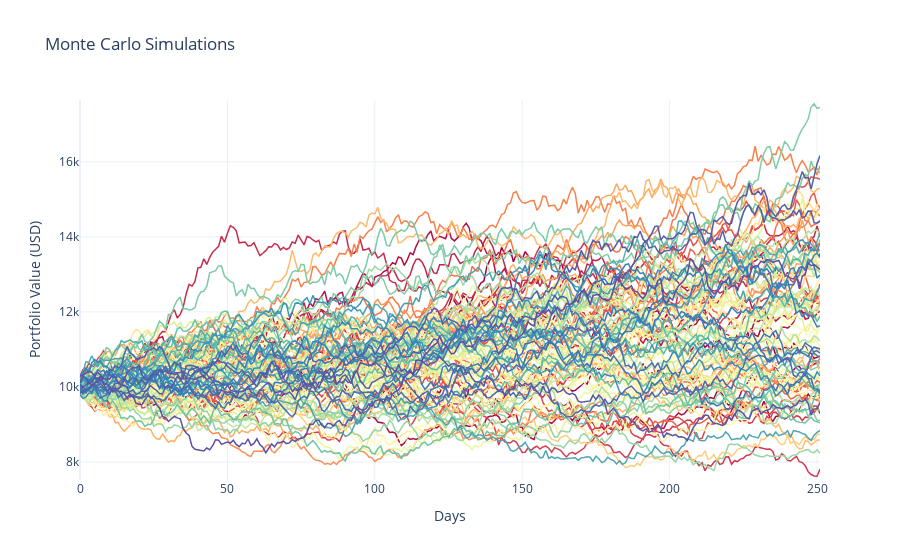
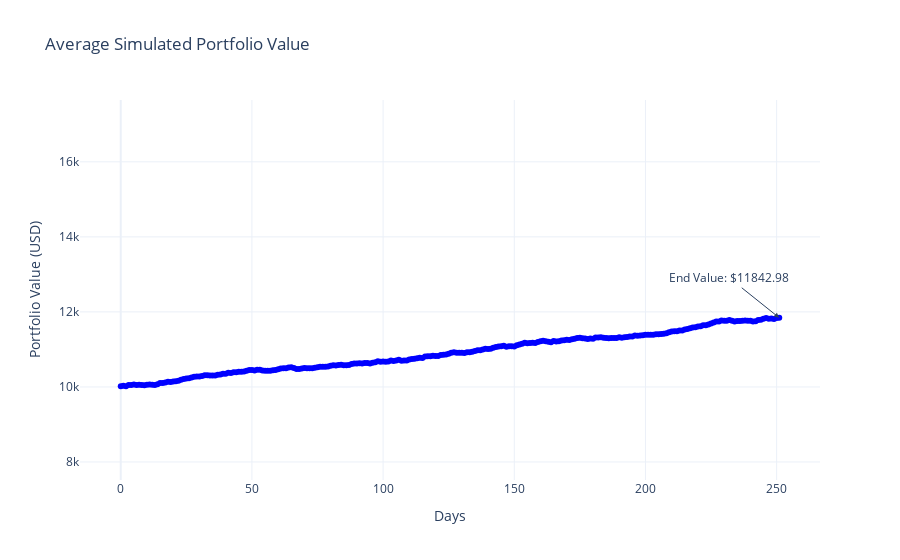
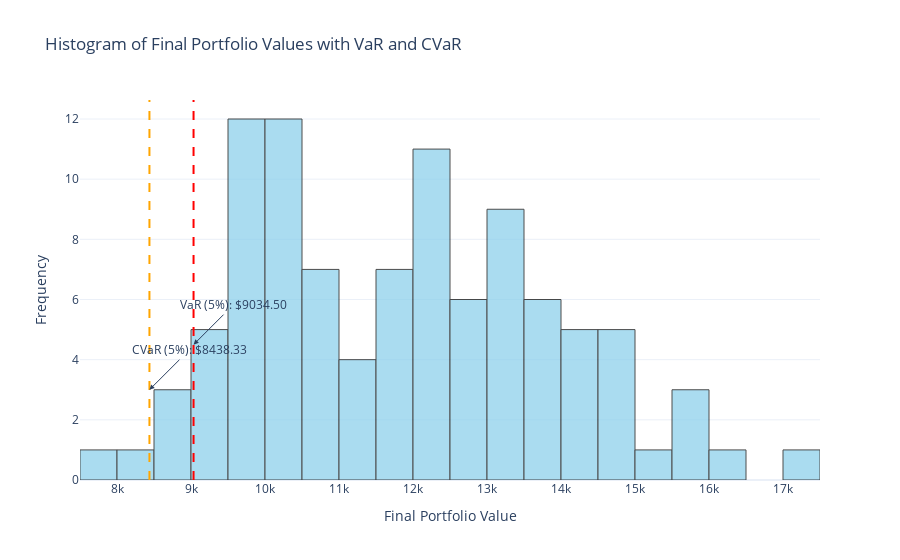

The notebook cell these images were saved under, in order:
### Code cell
from datetime import datetime, timedelta

# Initialize the StockData class
stock_symbols = ['AAPL', 'MSFT', 'GOOG']  # Replace with any valid stock symbols
start_date = datetime.now() - timedelta(days=365)  # Data from the last year
stock_data = StockData(stock_list=stock_symbols, start_date=start_date)

# Print the data to verify it works
print("Mean Returns:", stock_data.mean_returns)
print("Covariance Matrix:", stock_data.cov_matrix)
print("Correlation Matrix:", stock_data.corr_matrix)

# Initialize the MonteCarlo class
monte_carlo = MonteCarlo(stock_data=stock_data, num_simulations=100, timeframe=252)

# Call methods from the MonteCarlo class
monte_carlo.plot_simulation_lines()  # Plot simulation results
monte_carlo.plot_simulation_avg()   # Plot average portfolio value
monte_carlo.corr_heatmap()          # Display correlation heatmap

monte_carlo.plot_histogram_with_risk_metrics()
monte_carlo.display_risk_metrics_table_with_insights()

### Figure 1 — Plotly figure (JSON) as saved in the notebook; plotly's stock layout.template omitted (floating-point values rounded to 4 significant figures; data arrays with more than 128 entries replaced by an {"elided": "..."} marker saying what was removed)
{"data": [{"hoverinfo": "skip", "line": {"color": "rgb(158, 1, 66)", "width": 1.5}, "mode": "lines", "showlegend": false, "type": "scatter", "x": {"elided": "252 int values"}, "y": {"elided": "252 float values"}}, {"hoverinfo": "skip", "line": {"color": "rgb(164, 7, 67)", "width": 1.5}, "mode": "lines", "showlegend": false, "type": "scatter", "x": {"elided": "252 int values"}, "y": {"elided": "252 float values"}}, {"hoverinfo": "skip", "line": {"color": "rgb(169, 13, 69)", "width": 1.5}, "mode": "lines", "showlegend": false, "type": "scatter", "x": {"elided": "252 int values"}, "y": {"elided": "252 float values"}}, {"hoverinfo": "skip", "line": {"color": "rgb(175, 19, 70)", "width": 1.5}, "mode": "lines", "showlegend": false, "type": "scatter", "x": {"elided": "252 int values"}, "y": {"elided": "252 float values"}}, {"hoverinfo": "skip", "line": {"color": "rgb(180, 26, 71)", "width": 1.5}, "mode": "lines", "showlegend": false, "type": "scatter", "x": {"elided": "252 int values"}, "y": {"elided": "252 float values"}}, {"hoverinfo": "skip", "line": {"color": "rgb(186, 32, 73)", "width": 1.5}, "mode": "lines", "showlegend": false, "type": "scatter", "x": {"elided": "252 int values"}, "y": {"elided": "252 float values"}}, {"hoverinfo": "skip", "line": {"color": "rgb(191, 38, 74)", "width": 1.5}, "mode": "lines", "showlegend": false, "type": "scatter", "x": {"elided": "252 int values"}, "y": {"elided": "252 float values"}}, {"hoverinfo": "skip", "line": {"color": "rgb(197, 44, 75)", "width": 1.5}, "mode": "lines", "showlegend": false, "type": "scatter", "x": {"elided": "252 int values"}, "y": {"elided": "252 float values"}}, {"hoverinfo": "skip", "line": {"color": "rgb(202, 50, 77)", "width": 1.5}, "mode": "lines", "showlegend": false, "type": "scatter", "x": {"elided": "252 int values"}, "y": {"elided": "252 float values"}}, {"hoverinfo": "skip", "line": {"color": "rgb(208, 56, 78)", "width": 1.5}, "mode": "lines", "showlegend": false, "type": "scatter", "x": {"elided": "252 int values"}, "y": {"elided": "252 float values"}}, {"hoverinfo": "skip", "line": {"color": "rgb(213, 62, 79)", "width": 1.5}, "mode": "lines", "showlegend": false, "type": "scatter", "x": {"elided": "252 int values"}, "y": {"elided": "252 float values"}}, {"hoverinfo": "skip", "line": {"color": "rgb(216, 67, 78)", "width": 1.5}, "mode": "lines", "showlegend": false, "type": "scatter", "x": {"elided": "252 int values"}, "y": {"elided": "252 float values"}}, {"hoverinfo": "skip", "line": {"color": "rgb(220, 72, 76)", "width": 1.5}, "mode": "lines", "showlegend": false, "type": "scatter", "x": {"elided": "252 int values"}, "y": {"elided": "252 float values"}}, {"hoverinfo": "skip", "line": {"color": "rgb(223, 77, 75)", "width": 1.5}, "mode": "lines", "showlegend": false, "type": "scatter", "x": {"elided": "252 int values"}, "y": {"elided": "252 float values"}}, {"hoverinfo": "skip", "line": {"color": "rgb(226, 81, 74)", "width": 1.5}, "mode": "lines", "showlegend": false, "type": "scatter", "x": {"elided": "252 int values"}, "y": {"elided": "252 float values"}}, {"hoverinfo": "skip", "line": {"color": "rgb(229, 86, 73)", "width": 1.5}, "mode": "lines", "showlegend": false, "type": "scatter", "x": {"elided": "252 int values"}, "y": {"elided": "252 float values"}}, {"hoverinfo": "skip", "line": {"color": "rgb(232, 91, 72)", "width": 1.5}, "mode": "lines", "showlegend": false, "type": "scatter", "x": {"elided": "252 int values"}, "y": {"elided": "252 float values"}}, {"hoverinfo": "skip", "line": {"color": "rgb(235, 96, 70)", "width": 1.5}, "mode": "lines", "showlegend": false, "type": "scatter", "x": {"elided": "252 int values"}, "y": {"elided": "252 float values"}}, {"hoverinfo": "skip", "line": {"color": "rgb(238, 100, 69)", "width": 1.5}, "mode": "lines", "showlegend": false, "type": "scatter", "x": {"elided": "252 int values"}, "y": {"elided": "252 float values"}}, {"hoverinfo": "skip", "line": {"color": "rgb(241, 105, 68)", "width": 1.5}, "mode": "lines", "showlegend": false, "type": "scatter", "x": {"elided": "252 int values"}, "y": {"elided": "252 float values"}}, {"hoverinfo": "skip", "line": {"color": "rgb(244, 110, 68)", "width": 1.5}, "mode": "lines", "showlegend": false, "type": "scatter", "x": {"elided": "252 int values"}, "y": {"elided": "252 float values"}}, {"hoverinfo": "skip", "line": {"color": "rgb(245, 117, 71)", "width": 1.5}, "mode": "lines", "showlegend": false, "type": "scatter", "x": {"elided": "252 int values"}, "y": {"elided": "252 float values"}}, {"hoverinfo": "skip", "line": {"color": "rgb(246, 123, 74)", "width": 1.5}, "mode": "lines", "showlegend": false, "type": "scatter", "x": {"elided": "252 int values"}, "y": {"elided": "252 float values"}}, {"hoverinfo": "skip", "line": {"color": "rgb(247, 130, 77)", "width": 1.5}, "mode": "lines", "showlegend": false, "type": "scatter", "x": {"elided": "252 int values"}, "y": {"elided": "252 float values"}}, {"hoverinfo": "skip", "line": {"color": "rgb(248, 137, 80)", "width": 1.5}, "mode": "lines", "showlegend": false, "type": "scatter", "x": {"elided": "252 int values"}, "y": {"elided": "252 float values"}}, {"hoverinfo": "skip", "line": {"color": "rgb(249, 143, 83)", "width": 1.5}, "mode": "lines", "showlegend": false, "type": "scatter", "x": {"elided": "252 int values"}, "y": {"elided": "252 float values"}}, {"hoverinfo": "skip", "line": {"color": "rgb(250, 150, 86)", "width": 1.5}, "mode": "lines", "showlegend": false, "type": "scatter", "x": {"elided": "252 int values"}, "y": {"elided": "252 float values"}}, {"hoverinfo": "skip", "line": {"color": "rgb(251, 156, 89)", "width": 1.5}, "mode": "lines", "showlegend": false, "type": "scatter", "x": {"elided": "252 int values"}, "y": {"elided": "252 float values"}}, {"hoverinfo": "skip", "line": {"color": "rgb(251, 163, 92)", "width": 1.5}, "mode": "lines", "showlegend": false, "type": "scatter", "x": {"elided": "252 int values"}, "y": {"elided": "252 float values"}}, {"hoverinfo": "skip", "line": {"color": "rgb(252, 169, 95)", "width": 1.5}, "mode": "lines", "showlegend": false, "type": "scatter", "x": {"elided": "252 int values"}, "y": {"elided": "252 float values"}}, {"hoverinfo": "skip", "line": {"color": "rgb(253, 176, 98)", "width": 1.5}, "mode": "lines", "showlegend": false, "type": "scatter", "x": {"elided": "252 int values"}, "y": {"elided": "252 float values"}}, {"hoverinfo": "skip", "line": {"color": "rgb(253, 181, 103)", "width": 1.5}, "mode": "lines", "showlegend": false, "type": "scatter", "x": {"elided": "252 int values"}, "y": {"elided": "252 float values"}}, {"hoverinfo": "skip", "line": {"color": "rgb(253, 186, 107)", "width": 1.5}, "mode": "lines", "showlegend": false, "type": "scatter", "x": {"elided": "252 int values"}, "y": {"elided": "252 float values"}}, {"hoverinfo": "skip", "line": {"color": "rgb(253, 191, 111)", "width": 1.5}, "mode": "lines", "showlegend": false, "type": "scatter", "x": {"elided": "252 int values"}, "y": {"elided": "252 float values"}}, {"hoverinfo": "skip", "line": {"color": "rgb(253, 196, 115)", "width": 1.5}, "mode": "lines", "showlegend": false, "type": "scatter", "x": {"elided": "252 int values"}, "y": {"elided": "252 float values"}}, {"hoverinfo": "skip", "line": {"color": "rgb(254, 201, 119)", "width": 1.5}, "mode": "lines", "showlegend": false, "type": "scatter", "x": {"elided": "252 int values"}, "y": {"elided": "252 float values"}}, {"hoverinfo": "skip", "line": {"color": "rgb(254, 206, 124)", "width": 1.5}, "mode": "lines", "showlegend": false, "type": "scatter", "x": {"elided": "252 int values"}, "y": {"elided": "252 float values"}}, {"hoverinfo": "skip", "line": {"color": "rgb(254, 211, 128)", "width": 1.5}, "mode": "lines", "showlegend": false, "type": "scatter", "x": {"elided": "252 int values"}, "y": {"elided": "252 float values"}}, {"hoverinfo": "skip", "line": {"color": "rgb(254, 216, 132)", "width": 1.5}, "mode": "lines", "showlegend": false, "type": "scatter", "x": {"elided": "252 int values"}, "y": {"elided": "252 float values"}}, {"hoverinfo": "skip", "line": {"color": "rgb(254, 221, 136)", "width": 1.5}, "mode": "lines", "showlegend": false, "type": "scatter", "x": {"elided": "252 int values"}, "y": {"elided": "252 float values"}}, {"hoverinfo": "skip", "line": {"color": "rgb(254, 225, 141)", "width": 1.5}, "mode": "lines", "showlegend": false, "type": "scatter", "x": {"elided": "252 int values"}, "y": {"elided": "252 float values"}}, {"hoverinfo": "skip", "line": {"color": "rgb(254, 228, 146)", "width": 1.5}, "mode": "lines", "showlegend": false, "type": "scatter", "x": {"elided": "252 int values"}, "y": {"elided": "252 float values"}}, {"hoverinfo": "skip", "line": {"color": "rgb(254, 232, 152)", "width": 1.5}, "mode": "lines", "showlegend": false, "type": "scatter", "x": {"elided": "252 int values"}, "y": {"elided": "252 float values"}}, {"hoverinfo": "skip", "line": {"color": "rgb(254, 235, 157)", "width": 1.5}, "mode": "lines", "showlegend": false, "type": "scatter", "x": {"elided": "252 int values"}, "y": {"elided": "252 float values"}}, {"hoverinfo": "skip", "line": {"color": "rgb(254, 238, 162)", "width": 1.5}, "mode": "lines", "showlegend": false, "type": "scatter", "x": {"elided": "252 int values"}, "y": {"elided": "252 float values"}}, {"hoverinfo": "skip", "line": {"color": "rgb(255, 241, 167)", "width": 1.5}, "mode": "lines", "showlegend": false, "type": "scatter", "x": {"elided": "252 int values"}, "y": {"elided": "252 float values"}}, {"hoverinfo": "skip", "line": {"color": "rgb(255, 244, 173)", "width": 1.5}, "mode": "lines", "showlegend": false, "type": "scatter", "x": {"elided": "252 int values"}, "y": {"elided": "252 float values"}}, {"hoverinfo": "skip", "line": {"color": "rgb(255, 247, 178)", "width": 1.5}, "mode": "lines", "showlegend": false, "type": "scatter", "x": {"elided": "252 int values"}, "y": {"elided": "252 float values"}}, {"hoverinfo": "skip", "line": {"color": "rgb(255, 250, 183)", "width": 1.5}, "mode": "lines", "showlegend": false, "type": "scatter", "x": {"elided": "252 int values"}, "y": {"elided": "252 float values"}}, {"hoverinfo": "skip", "line": {"color": "rgb(255, 253, 188)", "width": 1.5}, "mode": "lines", "showlegend": false, "type": "scatter", "x": {"elided": "252 int values"}, "y": {"elided": "252 float values"}}, {"hoverinfo": "skip", "line": {"color": "rgb(254, 254, 189)", "width": 1.5}, "mode": "lines", "showlegend": false, "type": "scatter", "x": {"elided": "252 int values"}, "y": {"elided": "252 float values"}}, {"hoverinfo": "skip", "line": {"color": "rgb(251, 253, 185)", "width": 1.5}, "mode": "lines", "showlegend": false, "type": "scatter", "x": {"elided": "252 int values"}, "y": {"elided": "252 float values"}}, {"hoverinfo": "skip", "line": {"color": "rgb(249, 252, 181)", "width": 1.5}, "mode": "lines", "showlegend": false, "type": "scatter", "x": {"elided": "252 int values"}, "y": {"elided": "252 float values"}}, {"hoverinfo": "skip", "line": {"color": "rgb(246, 251, 177)", "width": 1.5}, "mode": "lines", "showlegend": false, "type": "scatter", "x": {"elided": "252 int values"}, "y": {"elided": "252 float values"}}, {"hoverinfo": "skip", "line": {"color": "rgb(244, 250, 173)", "width": 1.5}, "mode": "lines", "showlegend": false, "type": "scatter", "x": {"elided": "252 int values"}, "y": {"elided": "252 float values"}}, {"hoverinfo": "skip", "line": {"color": "rgb(241, 249, 169)", "width": 1.5}, "mode": "lines", "showlegend": false, "type": "scatter", "x": {"elided": "252 int values"}, "y": {"elided": "252 float values"}}, {"hoverinfo": "skip", "line": {"color": "rgb(239, 248, 165)", "width": 1.5}, "mode": "lines", "showlegend": false, "type": "scatter", "x": {"elided": "252 int values"}, "y": {"elided": "252 float values"}}, {"hoverinfo": "skip", "line": {"color": "rgb(236, 247, 161)", "width": 1.5}, "mode": "lines", "showlegend": false, "type": "scatter", "x": {"elided": "252 int values"}, "y": {"elided": "252 float values"}}, {"hoverinfo": "skip", "line": {"color": "rgb(234, 246, 158)", "width": 1.5}, "mode": "lines", "showlegend": false, "type": "scatter", "x": {"elided": "252 int values"}, "y": {"elided": "252 float values"}}, {"hoverinfo": "skip", "line": {"color": "rgb(231, 245, 154)", "width": 1.5}, "mode": "lines", "showlegend": false, "type": "scatter", "x": {"elided": "252 int values"}, "y": {"elided": "252 float values"}}, {"hoverinfo": "skip", "line": {"color": "rgb(226, 244, 153)", "width": 1.5}, "mode": "lines", "showlegend": false, "type": "scatter", "x": {"elided": "252 int values"}, "y": {"elided": "252 float values"}}, {"hoverinfo": "skip", "line": {"color": "rgb(220, 241, 154)", "width": 1.5}, "mode": "lines", "showlegend": false, "type": "scatter", "x": {"elided": "252 int values"}, "y": {"elided": "252 float values"}}, {"hoverinfo": "skip", "line": {"color": "rgb(215, 239, 155)", "width": 1.5}, "mode": "lines", "showlegend": false, "type": "scatter", "x": {"elided": "252 int values"}, "y": {"elided": "252 float values"}}, {"hoverinfo": "skip", "line": {"color": "rgb(209, 236, 156)", "width": 1.5}, "mode": "lines", "showlegend": false, "type": "scatter", "x": {"elided": "252 int values"}, "y": {"elided": "252 float values"}}, {"hoverinfo": "skip", "line": {"color": "rgb(203, 234, 158)", "width": 1.5}, "mode": "lines", "showlegend": false, "type": "scatter", "x": {"elided": "252 int values"}, "y": {"elided": "252 float values"}}, {"hoverinfo": "skip", "line": {"color": "rgb(197, 231, 159)", "width": 1.5}, "mode": "lines", "showlegend": false, "type": "scatter", "x": {"elided": "252 int values"}, "y": {"elided": "252 float values"}}, {"hoverinfo": "skip", "line": {"color": "rgb(191, 229, 160)", "width": 1.5}, "mode": "lines", "showlegend": false, "type": "scatter", "x": {"elided": "252 int values"}, "y": {"elided": "252 float values"}}, {"hoverinfo": "skip", "line": {"color": "rgb(185, 227, 161)", "width": 1.5}, "mode": "lines", "showlegend": false, "type": "scatter", "x": {"elided": "252 int values"}, "y": {"elided": "252 float values"}}, {"hoverinfo": "skip", "line": {"color": "rgb(179, 224, 162)", "width": 1.5}, "mode": "lines", "showlegend": false, "type": "scatter", "x": {"elided": "252 int values"}, "y": {"elided": "252 float values"}}, {"hoverinfo": "skip", "line": {"color": "rgb(173, 222, 164)", "width": 1.5}, "mode": "lines", "showlegend": false, "type": "scatter", "x": {"elided": "252 int values"}, "y": {"elided": "252 float values"}}, {"hoverinfo": "skip", "line": {"color": "rgb(166, 219, 164)", "width": 1.5}, "mode": "lines", "showlegend": false, "type": "scatter", "x": {"elided": "252 int values"}, "y": {"elided": "252 float values"}}, {"hoverinfo": "skip", "line": {"color": "rgb(159, 216, 164)", "width": 1.5}, "mode": "lines", "showlegend": false, "type": "scatter", "x": {"elided": "252 int values"}, "y": {"elided": "252 float values"}}, {"hoverinfo": "skip", "line": {"color": "rgb(152, 214, 164)", "width": 1.5}, "mode": "lines", "showlegend": false, "type": "scatter", "x": {"elided": "252 int values"}, "y": {"elided": "252 float values"}}, {"hoverinfo": "skip", "line": {"color": "rgb(145, 211, 164)", "width": 1.5}, "mode": "lines", "showlegend": false, "type": "scatter", "x": {"elided": "252 int values"}, "y": {"elided": "252 float values"}}, {"hoverinfo": "skip", "line": {"color": "rgb(138, 208, 164)", "width": 1.5}, "mode": "lines", "showlegend": false, "type": "scatter", "x": {"elided": "252 int values"}, "y": {"elided": "252 float values"}}, {"hoverinfo": "skip", "line": {"color": "rgb(131, 205, 165)", "width": 1.5}, "mode": "lines", "showlegend": false, "type": "scatter", "x": {"elided": "252 int values"}, "y": {"elided": "252 float values"}}, {"hoverinfo": "skip", "line": {"color": "rgb(124, 203, 165)", "width": 1.5}, "mode": "lines", "showlegend": false, "type": "scatter", "x": {"elided": "252 int values"}, "y": {"elided": "252 float values"}}, {"hoverinfo": "skip", "line": {"color": "rgb(117, 200, 165)", "width": 1.5}, "mode": "lines", "showlegend": false, "type": "scatter", "x": {"elided": "252 int values"}, "y": {"elided": "252 float values"}}, {"hoverinfo": "skip", "line": {"color": "rgb(110, 197, 165)", "width": 1.5}, "mode": "lines", "showlegend": false, "type": "scatter", "x": {"elided": "252 int values"}, "y": {"elided": "252 float values"}}, {"hoverinfo": "skip", "line": {"color": "rgb(103, 195, 165)", "width": 1.5}, "mode": "lines", "showlegend": false, "type": "scatter", "x": {"elided": "252 int values"}, "y": {"elided": "252 float values"}}, {"hoverinfo": "skip", "line": {"color": "rgb(98, 189, 167)", "width": 1.5}, "mode": "lines", "showlegend": false, "type": "scatter", "x": {"elided": "252 int values"}, "y": {"elided": "252 float values"}}, {"hoverinfo": "skip", "line": {"color": "rgb(93, 183, 169)", "width": 1.5}, "mode": "lines", "showlegend": false, "type": "scatter", "x": {"elided": "252 int values"}, "y": {"elided": "252 float values"}}, {"hoverinfo": "skip", "line": {"color": "rgb(87, 178, 172)", "width": 1.5}, "mode": "lines", "showlegend": false, "type": "scatter", "x": {"elided": "252 int values"}, "y": {"elided": "252 float values"}}, {"hoverinfo": "skip", "line": {"color": "rgb(82, 172, 174)", "width": 1.5}, "mode": "lines", "showlegend": false, "type": "scatter", "x": {"elided": "252 int values"}, "y": {"elided": "252 float values"}}, {"hoverinfo": "skip", "line": {"color": "rgb(77, 166, 177)", "width": 1.5}, "mode": "lines", "showlegend": false, "type": "scatter", "x": {"elided": "252 int values"}, "y": {"elided": "252 float values"}}, {"hoverinfo": "skip", "line": {"color": "rgb(72, 160, 179)", "width": 1.5}, "mode": "lines", "showlegend": false, "type": "scatter", "x": {"elided": "252 int values"}, "y": {"elided": "252 float values"}}, {"hoverinfo": "skip", "line": {"color": "rgb(66, 154, 181)", "width": 1.5}, "mode": "lines", "showlegend": false, "type": "scatter", "x": {"elided": "252 int values"}, "y": {"elided": "252 float values"}}, {"hoverinfo": "skip", "line": {"color": "rgb(61, 148, 184)", "width": 1.5}, "mode": "lines", "showlegend": false, "type": "scatter", "x": {"elided": "252 int values"}, "y": {"elided": "252 float values"}}, {"hoverinfo": "skip", "line": {"color": "rgb(56, 142, 186)", "width": 1.5}, "mode": "lines", "showlegend": false, "type": "scatter", "x": {"elided": "252 int values"}, "y": {"elided": "252 float values"}}, {"hoverinfo": "skip", "line": {"color": "rgb(51, 137, 189)", "width": 1.5}, "mode": "lines", "showlegend": false, "type": "scatter", "x": {"elided": "252 int values"}, "y": {"elided": "252 float values"}}, {"hoverinfo": "skip", "line": {"color": "rgb(54, 131, 187)", "width": 1.5}, "mode": "lines", "showlegend": false, "type": "scatter", "x": {"elided": "252 int values"}, "y": {"elided": "252 float values"}}, {"hoverinfo": "skip", "line": {"color": "rgb(58, 125, 184)", "width": 1.5}, "mode": "lines", "showlegend": false, "type": "scatter", "x": {"elided": "252 int values"}, "y": {"elided": "252 float values"}}, {"hoverinfo": "skip", "line": {"color": "rgb(63, 119, 181)", "width": 1.5}, "mode": "lines", "showlegend": false, "type": "scatter", "x": {"elided": "252 int values"}, "y": {"elided": "252 float values"}}, {"hoverinfo": "skip", "line": {"color": "rgb(67, 114, 178)", "width": 1.5}, "mode": "lines", "showlegend": false, "type": "scatter", "x": {"elided": "252 int values"}, "y": {"elided": "252 float values"}}, {"hoverinfo": "skip", "line": {"color": "rgb(72, 108, 176)", "width": 1.5}, "mode": "lines", "showlegend": false, "type": "scatter", "x": {"elided": "252 int values"}, "y": {"elided": "252 float values"}}, {"hoverinfo": "skip", "line": {"color": "rgb(76, 102, 173)", "width": 1.5}, "mode": "lines", "showlegend": false, "type": "scatter", "x": {"elided": "252 int values"}, "y": {"elided": "252 float values"}}, {"hoverinfo": "skip", "line": {"color": "rgb(81, 96, 170)", "width": 1.5}, "mode": "lines", "showlegend": false, "type": "scatter", "x": {"elided": "252 int values"}, "y": {"elided": "252 float values"}}, {"hoverinfo": "skip", "line": {"color": "rgb(85, 91, 167)", "width": 1.5}, "mode": "lines", "showlegend": false, "type": "scatter", "x": {"elided": "252 int values"}, "y": {"elided": "252 float values"}}, {"hoverinfo": "skip", "line": {"color": "rgb(90, 85, 165)", "width": 1.5}, "mode": "lines", "showlegend": false, "type": "scatter", "x": {"elided": "252 int values"}, "y": {"elided": "252 float values"}}, {"hoverinfo": "skip", "line": {"color": "rgb(94, 79, 162)", "width": 1.5}, "mode": "lines", "showlegend": false, "type": "scatter", "x": {"elided": "252 int values"}, "y": {"elided": "252 float values"}}], "layout": {"title": {"text": "Monte Carlo Simulations"}, "xaxis": {"title": {"text": "Days"}}, "yaxis": {"range": [7520.0, 17650.0], "title": {"text": "Portfolio Value (USD)"}}}}

### Figure 2 — Plotly figure (JSON) as saved in the notebook; plotly's stock layout.template omitted (floating-point values rounded to 4 significant figures; data arrays with more than 128 entries replaced by an {"elided": "..."} marker saying what was removed)
{"data": [{"hovertemplate": "Day: %{x}<br>Value: $%{y:.2f}<extra></extra>", "line": {"color": "blue"}, "mode": "lines+markers", "name": "Average Portfolio Value", "type": "scatter", "x": {"elided": "252 int values"}, "y": {"elided": "252 float values"}}], "layout": {"annotations": [{"arrowhead": 2, "ax": -50, "ay": -40, "showarrow": true, "text": "End Value: $11842.98", "x": 251, "y": 11840.0}], "title": {"text": "Average Simulated Portfolio Value"}, "xaxis": {"title": {"text": "Days"}}, "yaxis": {"range": [7520.0, 17650.0], "title": {"text": "Portfolio Value (USD)"}}}}

### Figure 3 — Plotly figure (JSON) as saved in the notebook; plotly's stock layout.template omitted (floating-point values rounded to 4 significant figures)
{"data": [{"marker": {"color": "skyblue", "line": {"color": "black", "width": 1}}, "name": "Final Portfolio Value", "nbinsx": 30, "opacity": 0.7, "type": "histogram", "x": [10820.0, 9765.0, 10420.0, 12420.0, 12020.0, 13470.0, 14000.0, 13810.0, 12740.0, 7808.0, 9283.0, 12430.0, 9317.0, 12230.0, 15540.0, 10060.0, 14780.0, 10110.0, 9738.0, 12310.0, 10770.0, 14560.0, 14440.0, 15900.0, 9821.0, 9523.0, 12280.0, 12260.0, 13930.0, 13200.0, 10350.0, 14760.0, 15300.0, 8583.0, 10940.0, 9624.0, 8738.0, 13600.0, 12690.0, 13130.0, 14860.0, 13180.0, 13630.0, 11550.0, 10230.0, 12920.0, 11720.0, 10180.0, 11040.0, 11910.0, 10470.0, 9963.0, 11590.0, 9777.0, 12340.0, 11050.0, 10490.0, 10090.0, 14670.0, 10320.0, 11830.0, 13330.0, 12020.0, 12390.0, 12120.0, 12510.0, 13250.0, 14080.0, 11220.0, 10110.0, 9394.0, 13030.0, 8224.0, 10660.0, 9110.0, 17450.0, 15690.0, 9763.0, 9045.0, 9955.0, 11890.0, 10650.0, 14100.0, 13660.0, 8838.0, 12680.0, 9834.0, 13830.0, 10300.0, 13440.0, 11620.0, 12980.0, 10800.0, 10900.0, 11010.0, 9880.0, 16170.0, 14420.0, 9582.0, 13130.0]}], "layout": {"annotations": [{"arrowhead": 2, "ax": 40, "ay": -40, "showarrow": true, "text": "VaR (5%): $9034.50", "x": 9035.0, "y": 4.5}, {"arrowhead": 2, "ax": 40, "ay": -40, "showarrow": true, "text": "CVaR (5%): $8438.33", "x": 8438.0, "y": 3}], "shapes": [{"line": {"color": "red", "dash": "dash"}, "name": "VaR (5%): $9034.50", "type": "line", "x0": 9035.0, "x1": 9035.0, "xref": "x", "y0": 0, "y1": 1, "yref": "y domain"}, {"line": {"color": "orange", "dash": "dash"}, "name": "CVaR (5%): $8438.33", "type": "line", "x0": 8438.0, "x1": 8438.0, "xref": "x", "y0": 0, "y1": 1, "yref": "y domain"}], "title": {"text": "Histogram of Final Portfolio Values with VaR and CVaR"}, "xaxis": {"title": {"text": "Final Portfolio Value"}}, "yaxis": {"title": {"text": "Frequency"}}}}
